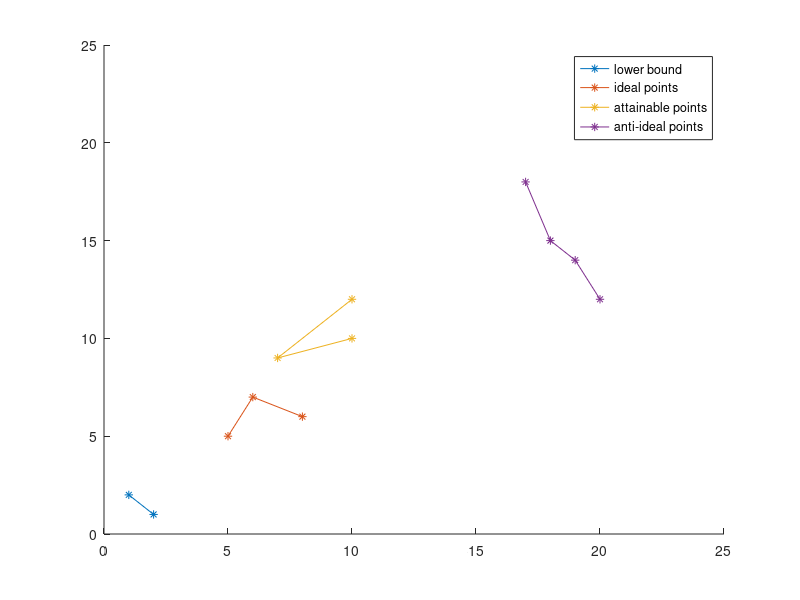

The MATLAB script that drew this image: (Note: this script raises an error after producing the figure.)
%% data setup
%  rozdzial 6.3

% s?owno muzycznie:
% chodzi o to aby w przestrzeni rozwi?za? maj?c dostarczone kilka
% mozliwosci, konkretnie w takich kategoriach: "najlepsze, zno?ne, z?e"
% wiadomo ?e nasze rozwi?zanie trzeba zbli?y? jak naj bardziej do
% najlepszego i najdalej od najgorszego.

% lower bound gdzie to jeszcze ma sens...
A0 = [ 2 1
       1 2 ];

% ideal points - idealne rozw
A1 = [ 5 5
       6 7 
       8 6 ];

% attainable points - zno?ne rozw
A2 = [ 10 12
        7  9
       10 10 ];
   
% anti-idea points - tragiczne rozw od czego chcemy sie oddalic
A3 = [ 20 12 
       19 14
       18 15
       17 18 ];

% util value a1 < a2 < a3

%% plot spaces
figure(1);
hold all;
xlim([0 25]);
ylim([0 25])
pl0 = plot(A0(:,1), A0(:,2), '*-');
pl1 = plot(A1(:,1), A1(:,2), '*-');
pl2 = plot(A2(:,1), A2(:,2), '*-');
pl3 = plot(A3(:,1), A3(:,2), '*-');
legend([pl0, pl1, pl2, pl3], 'lower bound', 'ideal points', 'attainable points', 'anti-ideal points');

%% consistency checking
%  rozdzial 6.4

% check internal consistency
internalValid = checkInternalConsistency([A0 A1 A2 A3])
extern


% check mutual consistency
